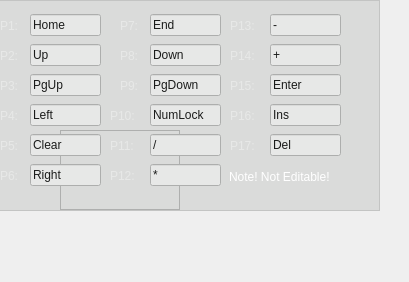
      <widget class="QWidget" name="SettingsKeyboard">
       <attribute name="icon">
        <iconset resource="res.qrc">
         <normaloff>:/pictures/MB.png</normaloff>:/pictures/MB.png</iconset>
       </attribute>
       <attribute name="title">
        <string>MBoard</string>
       </attribute>
       <widget class="QLabel" name="label_19">
        <property name="geometry">
         <rect>
          <x>230</x>
          <y>100</y>
          <width>31</width>
          <height>31</height>
         </rect>
        </property>
        <property name="styleSheet">
         <string notr="true">background-color: rgba(136, 138, 133, 0);
color: rgb(255, 255, 255);
font: 75 11pt &quot;Cantarell&quot;;</string>
        </property>
        <property name="text">
         <string>P16:</string>
        </property>
       </widget>
       <widget class="QLabel" name="label_37">
        <property name="geometry">
         <rect>
          <x>120</x>
          <y>10</y>
          <width>21</width>
          <height>31</height>
         </rect>
        </property>
        <property name="styleSheet">
         <string notr="true">background-color: rgba(136, 138, 133, 0);
color: rgb(255, 255, 255);
font: 75 11pt &quot;Cantarell&quot;;</string>
        </property>
        <property name="text">
         <string>P7:</string>
        </property>
       </widget>
       <widget class="QLabel" name="label_38">
        <property name="geometry">
         <rect>
          <x>230</x>
          <y>70</y>
          <width>31</width>
          <height>31</height>
         </rect>
        </property>
        <property name="styleSheet">
         <string notr="true">background-color: rgba(136, 138, 133, 0);
color: rgb(255, 255, 255);
font: 75 11pt &quot;Cantarell&quot;;</string>
        </property>
        <property name="text">
         <string>P15:</string>
        </property>
       </widget>
       <widget class="QLabel" name="label_39">
        <property name="geometry">
         <rect>
          <x>0</x>
          <y>100</y>
          <width>21</width>
          <height>31</height>
         </rect>
        </property>
        <property name="styleSheet">
         <string notr="true">background-color: rgba(136, 138, 133, 0);
color: rgb(255, 255, 255);
font: 75 11pt &quot;Cantarell&quot;;</string>
        </property>
        <property name="text">
         <string>P4:</string>
        </property>
       </widget>
       <widget class="QLabel" name="label_40">
        <property name="geometry">
         <rect>
          <x>120</x>
          <y>70</y>
          <width>21</width>
          <height>31</height>
         </rect>
        </property>
        <property name="styleSheet">
         <string notr="true">background-color: rgba(136, 138, 133, 0);
color: rgb(255, 255, 255);
font: 75 11pt &quot;Cantarell&quot;;</string>
        </property>
        <property name="text">
         <string>P9:</string>
        </property>
       </widget>
       <widget class="QLabel" name="label_41">
        <property name="geometry">
         <rect>
          <x>0</x>
          <y>40</y>
          <width>21</width>
          <height>31</height>
         </rect>
        </property>
        <property name="styleSheet">
         <string notr="true">background-color: rgba(136, 138, 133, 0);
color: rgb(255, 255, 255);
font: 75 11pt &quot;Cantarell&quot;;</string>
        </property>
        <property name="text">
         <string>P2:</string>
        </property>
       </widget>
       <widget class="QLabel" name="label_42">
        <property name="geometry">
         <rect>
          <x>0</x>
          <y>160</y>
          <width>21</width>
          <height>31</height>
         </rect>
        </property>
        <property name="styleSheet">
         <string notr="true">background-color: rgba(136, 138, 133, 0);
color: rgb(255, 255, 255);
font: 75 11pt &quot;Cantarell&quot;;</string>
        </property>
        <property name="text">
         <string>P6:</string>
        </property>
       </widget>
       <widget class="QLabel" name="label_43">
        <property name="geometry">
         <rect>
          <x>110</x>
          <y>160</y>
          <width>31</width>
          <height>31</height>
         </rect>
        </property>
        <property name="styleSheet">
         <string notr="true">background-color: rgba(136, 138, 133, 0);
color: rgb(255, 255, 255);
font: 75 11pt &quot;Cantarell&quot;;</string>
        </property>
        <property name="text">
         <string>P12:</string>
        </property>
       </widget>
       <widget class="QLabel" name="label_44">
        <property name="geometry">
         <rect>
          <x>230</x>
          <y>130</y>
          <width>31</width>
          <height>31</height>
         </rect>
        </property>
        <property name="styleSheet">
         <string notr="true">background-color: rgba(136, 138, 133, 0);
color: rgb(255, 255, 255);
font: 75 11pt &quot;Cantarell&quot;;</string>
        </property>
        <property name="text">
         <string>P17:</string>
        </property>
       </widget>
       <widget class="QLabel" name="label_45">
        <property name="geometry">
         <rect>
          <x>120</x>
          <y>40</y>
          <width>21</width>
          <height>31</height>
         </rect>
        </property>
        <property name="styleSheet">
         <string notr="true">background-color: rgba(136, 138, 133, 0);
color: rgb(255, 255, 255);
font: 75 11pt &quot;Cantarell&quot;;</string>
        </property>
        <property name="text">
         <string>P8:</string>
        </property>
       </widget>
       <widget class="QLabel" name="label_46">
        <property name="geometry">
         <rect>
          <x>0</x>
          <y>130</y>
          <width>21</width>
          <height>31</height>
         </rect>
        </property>
        <property name="styleSheet">
         <string notr="true">background-color: rgba(136, 138, 133, 0);
color: rgb(255, 255, 255);
font: 75 11pt &quot;Cantarell&quot;;</string>
        </property>
        <property name="text">
         <string>P5:</string>
        </property>
       </widget>
       <widget class="QLabel" name="label_47">
        <property name="geometry">
         <rect>
          <x>230</x>
          <y>40</y>
          <width>31</width>
          <height>31</height>
         </rect>
        </property>
        <property name="styleSheet">
         <string notr="true">background-color: rgba(136, 138, 133, 0);
color: rgb(255, 255, 255);
font: 75 11pt &quot;Cantarell&quot;;</string>
        </property>
        <property name="text">
         <string>P14:</string>
        </property>
       </widget>
       <widget class="QLabel" name="label_48">
        <property name="geometry">
         <rect>
          <x>230</x>
          <y>10</y>
          <width>31</width>
          <height>31</height>
         </rect>
        </property>
        <property name="styleSheet">
         <string notr="true">background-color: rgba(136, 138, 133, 0);
color: rgb(255, 255, 255);
font: 75 11pt &quot;Cantarell&quot;;</string>
        </property>
        <property name="text">
         <string>P13:</string>
        </property>
       </widget>
       <widget class="QLabel" name="label_49">
        <property name="geometry">
         <rect>
          <x>110</x>
          <y>100</y>
          <width>31</width>
          <height>31</height>
         </rect>
        </property>
        <property name="styleSheet">
         <string notr="true">background-color: rgba(136, 138, 133, 0);
color: rgb(255, 255, 255);
font: 75 11pt &quot;Cantarell&quot;;</string>
        </property>
        <property name="text">
         <string>P10:</string>
        </property>
       </widget>
       <widget class="QLabel" name="label_50">
        <property name="geometry">
         <rect>
          <x>0</x>
          <y>10</y>
          <width>21</width>
          <height>31</height>
         </rect>
        </property>
        <property name="styleSheet">
         <string notr="true">background-color: rgba(136, 138, 133, 0);
color: rgb(255, 255, 255);
font: 75 11pt &quot;Cantarell&quot;;</string>
        </property>
        <property name="text">
         <string>P1:</string>
        </property>
       </widget>
       <widget class="QLabel" name="label_51">
        <property name="geometry">
         <rect>
          <x>110</x>
          <y>130</y>
          <width>31</width>
          <height>31</height>
         </rect>
        </property>
        <property name="styleSheet">
         <string notr="true">background-color: rgba(136, 138, 133, 0);
color: rgb(255, 255, 255);
font: 75 11pt &quot;Cantarell&quot;;</string>
        </property>
        <property name="text">
         <string>P11:</string>
        </property>
       </widget>
       <widget class="QLabel" name="label_52">
        <property name="geometry">
         <rect>
          <x>0</x>
          <y>70</y>
          <width>21</width>
          <height>31</height>
         </rect>
        </property>
        <property name="styleSheet">
         <string notr="true">background-color: rgba(136, 138, 133, 0);
color: rgb(255, 255, 255);
font: 75 11pt &quot;Cantarell&quot;;</string>
        </property>
        <property name="text">
         <string>P3:</string>
        </property>
       </widget>
       <widget class="QKeySequenceEdit" name="Sc_1">
        <property name="enabled">
         <bool>true</bool>
        </property>
        <property name="geometry">
         <rect>
          <x>30</x>
          <y>10</y>
          <width>71</width>
          <height>31</height>
         </rect>
        </property>
        <property name="contextMenuPolicy">
         <enum>Qt::DefaultContextMenu</enum>
        </property>
        <property name="styleSheet">
         <string notr="true">background-color: rgb(255, 255, 255);
font: 75 11pt &quot;Courier 10 Pitch&quot;;</string>
        </property>
        <property name="inputMethodHints">
         <set>Qt::ImhNone</set>
        </property>
        <property name="keySequence">
         <string>Home</string>
        </property>
       </widget>
       <widget class="QKeySequenceEdit" name="Sc_2">
        <property name="enabled">
         <bool>true</bool>
        </property>
        <property name="geometry">
         <rect>
          <x>30</x>
          <y>40</y>
          <width>71</width>
          <height>31</height>
         </rect>
        </property>
        <property name="contextMenuPolicy">
         <enum>Qt::DefaultContextMenu</enum>
        </property>
        <property name="styleSheet">
         <string notr="true">background-color: rgb(255, 255, 255);
font: 75 11pt &quot;Courier 10 Pitch&quot;;</string>
        </property>
        <property name="inputMethodHints">
         <set>Qt::ImhNone</set>
        </property>
        <property name="keySequence">
         <string>Up</string>
        </property>
       </widget>
       <widget class="QKeySequenceEdit" name="Sc_3">
        <property name="enabled">
         <bool>true</bool>
        </property>
        <property name="geometry">
         <rect>
          <x>30</x>
          <y>70</y>
          <width>71</width>
          <height>31</height>
         </rect>
        </property>
        <property name="contextMenuPolicy">
         <enum>Qt::DefaultContextMenu</enum>
        </property>
        <property name="styleSheet">
         <string notr="true">background-color: rgb(255, 255, 255);
font: 75 11pt &quot;Courier 10 Pitch&quot;;</string>
        </property>
        <property name="inputMethodHints">
         <set>Qt::ImhNone</set>
        </property>
        <property name="keySequence">
         <string>PgUp</string>
        </property>
       </widget>
       <widget class="QKeySequenceEdit" name="Sc_4">
        <property name="enabled">
         <bool>true</bool>
        </property>
        <property name="geometry">
         <rect>
          <x>30</x>
          <y>100</y>
          <width>71</width>
          <height>31</height>
         </rect>
        </property>
        <property name="contextMenuPolicy">
         <enum>Qt::DefaultContextMenu</enum>
        </property>
        <property name="styleSheet">
         <string notr="true">background-color: rgb(255, 255, 255);
font: 75 11pt &quot;Courier 10 Pitch&quot;;</string>
        </property>
        <property name="inputMethodHints">
         <set>Qt::ImhNone</set>
        </property>
        <property name="keySequence">
         <string>Left</string>
        </property>
       </widget>
       <widget class="QKeySequenceEdit" name="Sc_5">
        <property name="enabled">
         <bool>true</bool>
        </property>
        <property name="geometry">
         <rect>
          <x>30</x>
          <y>130</y>
          <width>71</width>
          <height>31</height>
         </rect>
        </property>
        <property name="contextMenuPolicy">
         <enum>Qt::DefaultContextMenu</enum>
        </property>
        <property name="styleSheet">
         <string notr="true">background-color: rgb(255, 255, 255);
font: 75 11pt &quot;Courier 10 Pitch&quot;;</string>
        </property>
        <property name="inputMethodHints">
         <set>Qt::ImhNone</set>
        </property>
        <property name="keySequence">
         <string>Clear</string>
        </property>
       </widget>
       <widget class="QKeySequenceEdit" name="Sc_6">
        <property name="enabled">
         <bool>true</bool>
        </property>
        <property name="geometry">
         <rect>
          <x>30</x>
          <y>160</y>
          <width>71</width>
          <height>31</height>
         </rect>
        </property>
        <property name="contextMenuPolicy">
         <enum>Qt::DefaultContextMenu</enum>
        </property>
        <property name="styleSheet">
         <string notr="true">background-color: rgb(255, 255, 255);
font: 75 11pt &quot;Courier 10 Pitch&quot;;</string>
        </property>
        <property name="inputMethodHints">
         <set>Qt::ImhNone</set>
        </property>
        <property name="keySequence">
         <string>Right</string>
        </property>
       </widget>
       <widget class="QKeySequenceEdit" name="Sc_7">
        <property name="enabled">
         <bool>true</bool>
        </property>
        <property name="geometry">
         <rect>
          <x>150</x>
          <y>10</y>
          <width>71</width>
          <height>31</height>
         </rect>
        </property>
        <property name="contextMenuPolicy">
         <enum>Qt::DefaultContextMenu</enum>
        </property>
        <property name="styleSheet">
         <string notr="true">background-color: rgb(255, 255, 255);
font: 75 11pt &quot;Courier 10 Pitch&quot;;</string>
        </property>
        <property name="inputMethodHints">
         <set>Qt::ImhNone</set>
        </property>
        <property name="keySequence">
         <string>End</string>
        </property>
       </widget>
       <widget class="QKeySequenceEdit" name="Sc_8">
        <property name="enabled">
         <bool>true</bool>
        </property>
        <property name="geometry">
         <rect>
          <x>150</x>
          <y>40</y>
          <width>71</width>
          <height>31</height>
         </rect>
        </property>
        <property name="contextMenuPolicy">
         <enum>Qt::DefaultContextMenu</enum>
        </property>
        <property name="styleSheet">
         <string notr="true">background-color: rgb(255, 255, 255);
font: 75 11pt &quot;Courier 10 Pitch&quot;;</string>
        </property>
        <property name="inputMethodHints">
         <set>Qt::ImhNone</set>
        </property>
        <property name="keySequence">
         <string>Down</string>
        </property>
       </widget>
       <widget class="QKeySequenceEdit" name="Sc_9">
        <property name="enabled">
         <bool>true</bool>
        </property>
        <property name="geometry">
         <rect>
          <x>150</x>
          <y>70</y>
          <width>71</width>
          <height>31</height>
         </rect>
        </property>
        <property name="contextMenuPolicy">
         <enum>Qt::DefaultContextMenu</enum>
        </property>
        <property name="styleSheet">
         <string notr="true">background-color: rgb(255, 255, 255);
font: 75 11pt &quot;Courier 10 Pitch&quot;;</string>
        </property>
        <property name="inputMethodHints">
         <set>Qt::ImhNone</set>
        </property>
        <property name="keySequence">
         <string>PgDown</string>
        </property>
       </widget>
       <widget class="QKeySequenceEdit" name="Sc_10">
        <property name="enabled">
         <bool>true</bool>
        </property>
        <property name="geometry">
         <rect>
          <x>150</x>
          <y>100</y>
          <width>71</width>
          <height>31</height>
         </rect>
        </property>
        <property name="contextMenuPolicy">
         <enum>Qt::DefaultContextMenu</enum>
        </property>
        <property name="styleSheet">
         <string notr="true">background-color: rgb(255, 255, 255);
font: 75 11pt &quot;Courier 10 Pitch&quot;;</string>
        </property>
        <property name="inputMethodHints">
         <set>Qt::ImhNone</set>
        </property>
        <property name="keySequence">
         <string>NumLock</string>
        </property>
       </widget>
       <widget class="QKeySequenceEdit" name="Sc_11">
        <property name="enabled">
         <bool>true</bool>
        </property>
        <property name="geometry">
         <rect>
          <x>150</x>
          <y>130</y>
          <width>71</width>
          <height>31</height>
         </rect>
        </property>
        <property name="contextMenuPolicy">
         <enum>Qt::DefaultContextMenu</enum>
        </property>
        <property name="styleSheet">
         <string notr="true">background-color: rgb(255, 255, 255);
font: 75 11pt &quot;Courier 10 Pitch&quot;;</string>
        </property>
        <property name="inputMethodHints">
         <set>Qt::ImhNone</set>
        </property>
        <property name="keySequence">
         <string>/</string>
        </property>
       </widget>
       <widget class="QKeySequenceEdit" name="Sc_12">
        <property name="enabled">
         <bool>true</bool>
        </property>
        <property name="geometry">
         <rect>
          <x>150</x>
          <y>160</y>
          <width>71</width>
          <height>31</height>
         </rect>
        </property>
        <property name="contextMenuPolicy">
         <enum>Qt::DefaultContextMenu</enum>
        </property>
        <property name="styleSheet">
         <string notr="true">background-color: rgb(255, 255, 255);
font: 75 11pt &quot;Courier 10 Pitch&quot;;</string>
        </property>
        <property name="inputMethodHints">
         <set>Qt::ImhNone</set>
        </property>
        <property name="keySequence">
         <string>*</string>
        </property>
       </widget>
       <widget class="QKeySequenceEdit" name="Sc_13">
        <property name="enabled">
         <bool>true</bool>
        </property>
        <property name="geometry">
         <rect>
          <x>270</x>
          <y>10</y>
          <width>71</width>
          <height>31</height>
         </rect>
        </property>
        <property name="contextMenuPolicy">
         <enum>Qt::DefaultContextMenu</enum>
        </property>
        <property name="styleSheet">
         <string notr="true">background-color: rgb(255, 255, 255);
font: 75 11pt &quot;Courier 10 Pitch&quot;;</string>
        </property>
        <property name="inputMethodHints">
         <set>Qt::ImhNone</set>
        </property>
        <property name="keySequence">
         <string>-</string>
        </property>
       </widget>
       <widget class="QKeySequenceEdit" name="Sc_14">
        <property name="enabled">
         <bool>true</bool>
        </property>
        <property name="geometry">
         <rect>
          <x>270</x>
          <y>40</y>
          <width>71</width>
          <height>31</height>
         </rect>
        </property>
        <property name="contextMenuPolicy">
         <enum>Qt::DefaultContextMenu</enum>
        </property>
        <property name="styleSheet">
         <string notr="true">background-color: rgb(255, 255, 255);
font: 75 11pt &quot;Courier 10 Pitch&quot;;</string>
        </property>
        <property name="inputMethodHints">
         <set>Qt::ImhNone</set>
        </property>
        <property name="keySequence">
         <string>+</string>
        </property>
       </widget>
       <widget class="QKeySequenceEdit" name="Sc_15">
        <property name="enabled">
         <bool>true</bool>
        </property>
        <property name="geometry">
         <rect>
          <x>270</x>
          <y>70</y>
          <width>71</width>
          <height>31</height>
         </rect>
        </property>
        <property name="contextMenuPolicy">
         <enum>Qt::DefaultContextMenu</enum>
        </property>
        <property name="styleSheet">
         <string notr="true">background-color: rgb(255, 255, 255);
font: 75 11pt &quot;Courier 10 Pitch&quot;;</string>
        </property>
        <property name="inputMethodHints">
         <set>Qt::ImhNone</set>
        </property>
        <property name="keySequence">
         <string>Enter</string>
        </property>
       </widget>
       <widget class="QKeySequenceEdit" name="Sc_16">
        <property name="enabled">
         <bool>true</bool>
        </property>
        <property name="geometry">
         <rect>
          <x>270</x>
          <y>100</y>
          <width>71</width>
          <height>31</height>
         </rect>
        </property>
        <property name="contextMenuPolicy">
         <enum>Qt::DefaultContextMenu</enum>
        </property>
        <property name="styleSheet">
         <string notr="true">background-color: rgb(255, 255, 255);
font: 75 11pt &quot;Courier 10 Pitch&quot;;</string>
        </property>
        <property name="inputMethodHints">
         <set>Qt::ImhNone</set>
        </property>
        <property name="keySequence">
         <string>Ins</string>
        </property>
       </widget>
       <widget class="QKeySequenceEdit" name="Sc_17">
        <property name="enabled">
         <bool>true</bool>
        </property>
        <property name="geometry">
         <rect>
          <x>270</x>
          <y>130</y>
          <width>71</width>
          <height>31</height>
         </rect>
        </property>
        <property name="contextMenuPolicy">
         <enum>Qt::DefaultContextMenu</enum>
        </property>
        <property name="styleSheet">
         <string notr="true">background-color: rgb(255, 255, 255);
font: 75 11pt &quot;Courier 10 Pitch&quot;;</string>
        </property>
        <property name="inputMethodHints">
         <set>Qt::ImhNone</set>
        </property>
        <property name="keySequence">
         <string>Del</string>
        </property>
       </widget>
       <widget class="QLabel" name="Picture_3">
        <property name="geometry">
         <rect>
          <x>-10</x>
          <y>-30</y>
          <width>400</width>
          <height>273</height>
         </rect>
        </property>
        <property name="styleSheet">
         <string notr="true">background-image: url(:/pictures/SettingsPicture.png);
image: url(:/pictures/SettingsPicture.png);</string>
        </property>
        <property name="text">
         <string/>
        </property>
       </widget>
       <widget class="QFrame" name="frame_4">
        <property name="geometry">
         <rect>
          <x>60</x>
          <y>130</y>
          <width>120</width>
          <height>80</height>
         </rect>
        </property>
        <property name="frameShape">
         <enum>QFrame::StyledPanel</enum>
        </property>
        <property name="frameShadow">
         <enum>QFrame::Raised</enum>
        </property>
       </widget>
       <widget class="QFrame" name="OverEditableContent">
        <property name="geometry">
         <rect>
          <x>-1</x>
          <y>0</y>
          <width>381</width>
          <height>211</height>
         </rect>
        </property>
        <property name="styleSheet">
         <string notr="true">background-color: rgba(136, 138, 133, 51);</string>
        </property>
        <property name="frameShape">
         <enum>QFrame::StyledPanel</enum>
        </property>
        <property name="frameShadow">
         <enum>QFrame::Raised</enum>
        </property>
        <widget class="QLabel" name="label_33">
         <property name="geometry">
          <rect>
           <x>230</x>
           <y>150</y>
           <width>171</width>
           <height>53</height>
          </rect>
         </property>
         <property name="styleSheet">
          <string notr="true">color: rgb(255, 255, 255);
background-color: rgba(136, 138, 133, 0);</string>
         </property>
         <property name="text">
          <string>Note! Not Editable!</string>
         </property>
        </widget>
       </widget>
       <zorder>frame_4</zorder>
       <zorder>Picture_3</zorder>
       <zorder>label_19</zorder>
       <zorder>label_37</zorder>
       <zorder>label_38</zorder>
       <zorder>label_39</zorder>
       <zorder>label_40</zorder>
       <zorder>label_41</zorder>
       <zorder>label_42</zorder>
       <zorder>label_43</zorder>
       <zorder>label_44</zorder>
       <zorder>label_45</zorder>
       <zorder>label_46</zorder>
       <zorder>label_47</zorder>
       <zorder>label_48</zorder>
       <zorder>label_49</zorder>
       <zorder>label_50</zorder>
       <zorder>label_51</zorder>
       <zorder>label_52</zorder>
       <zorder>Sc_1</zorder>
       <zorder>Sc_2</zorder>
       <zorder>Sc_3</zorder>
       <zorder>Sc_4</zorder>
       <zorder>Sc_5</zorder>
       <zorder>Sc_6</zorder>
       <zorder>Sc_7</zorder>
       <zorder>Sc_8</zorder>
       <zorder>Sc_9</zorder>
       <zorder>Sc_10</zorder>
       <zorder>Sc_11</zorder>
       <zorder>Sc_12</zorder>
       <zorder>Sc_13</zorder>
       <zorder>Sc_14</zorder>
       <zorder>Sc_15</zorder>
       <zorder>Sc_16</zorder>
       <zorder>Sc_17</zorder>
       <zorder>OverEditableContent</zorder>
      </widget>
